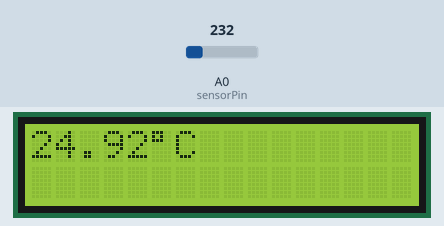
The sketch below on a simulated Arduino Uno, built with avr-gcc and run on an emulated ATmega328P. Shown: 16×2 character LCD. The inputs (shaded band) are chosen by the test bench; at power-on: A0 (sensorPin) = 232. What the sketch prints to the serial monitor is not drawn.

Above: at 1.2 s.
1.3 s: A0 (sensorPin) set to 250
At 2.7 s:
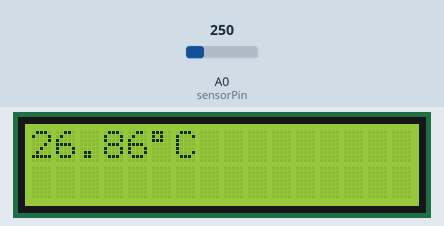
3.1 s: A0 (sensorPin) set to 266
At 3.5 s:
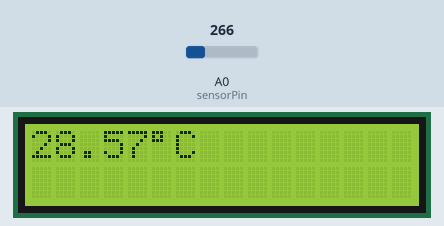
4.6 s: A0 (sensorPin) set to 290
At 5.5 s:
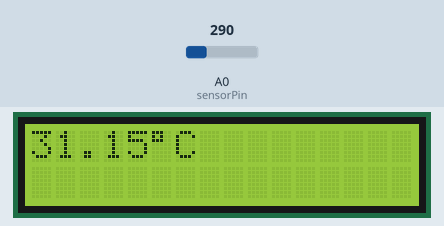
Timing chart, 0 to 7.6 s (numbered marks = the images above; inputs shaded):
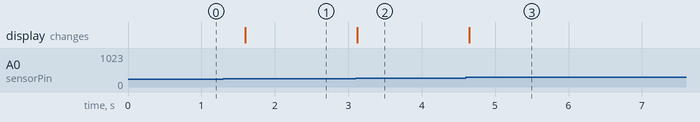

The sketch:

lm35_lcd.ino
```cpp
/*
 * Simple code to read the lm35 temperature with an LCD.
 */
#include <Wire.h>
#include <LiquidCrystal_I2C.h>

LiquidCrystal_I2C lcd(0x27,16,2);  // set the LCD address to 0x27 for a 16 chars and 2 line display
const byte sensorPin = A0;

void setup(){
  Serial.begin(9600);

  pinMode(sensorPin,INPUT);        // Just in case
  analogReference(INTERNAL);       // Set to the built-in 1.1 V reference

  lcd.init();                      // initialize the lcd
  // Print a message to the LCD.
  lcd.backlight();
  lcd.clear();
}

void loop() {
  float temperature = analogRead(sensorPin) * (110.00 / 1024.00);

  // Print the temperature in the Serial Monitor:
  Serial.print(temperature);
  Serial.print(" \xC2\xB0"); // shows degree symbol
  Serial.println("C");

  lcd.setCursor(0,0);
  lcd.print(temperature);
  lcd.print((char) 223);
  lcd.print("C");

  delay(500); // wait half a second between readings
}
```

Measured:
- after the input at 1.3 s, the display: changes after 0.30 s (image 1)
- after the input at 3.1 s, the display: changes at once (image 2)
- after the input at 4.6 s, the display: changes after 0.05 s (image 3)
